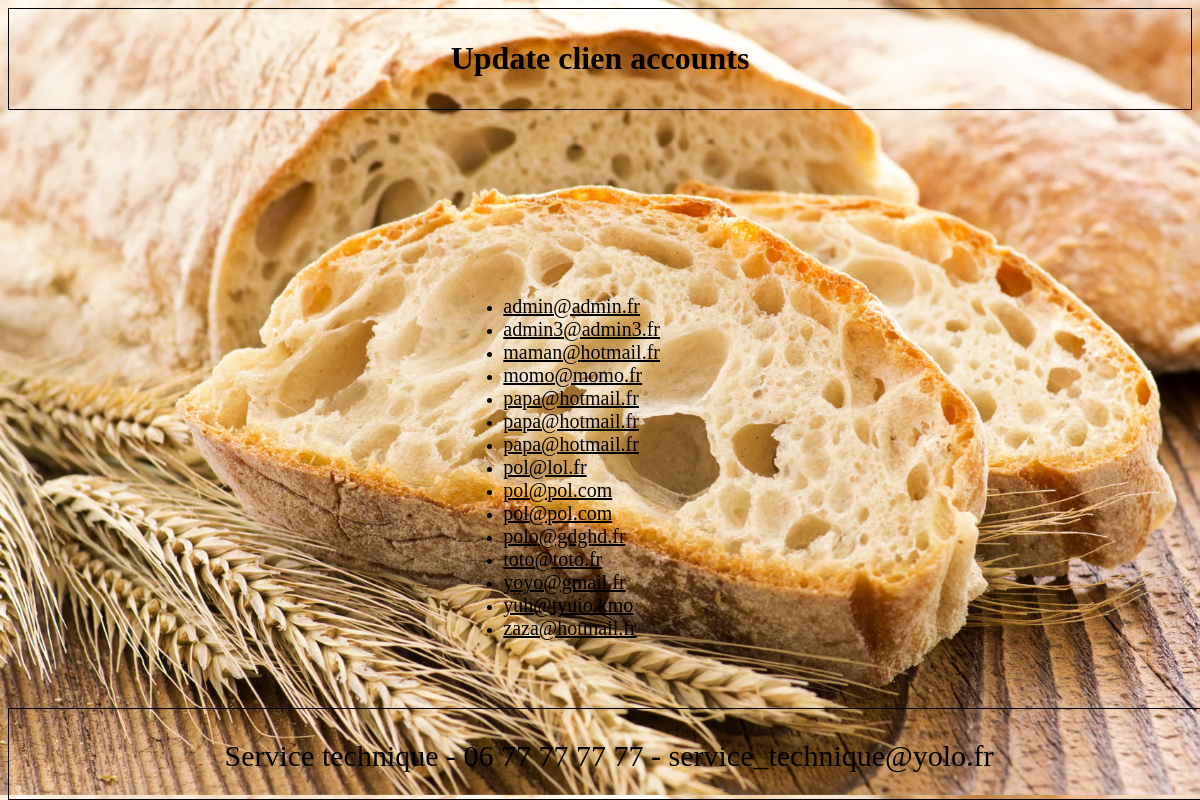
The app's page /admin_u_update.php with its own data.
### tables this page shows
CREATE TABLE `Users` (
  `id` smallint(5) UNSIGNED NOT NULL,
  `name` varchar(255) NOT NULL,
  `email` varchar(255) NOT NULL,
  `password` varchar(255) DEFAULT NULL,
  `is_admin` tinyint(1) NOT NULL DEFAULT '0'
);

### admin_u_update.php (the view, shortened to what this page needs)
<!DOCTYPE html>
<html>
 <head>
     <link rel="stylesheet" type="text/css" href="admin.css">
 </head>
 <header>
      <Center><h1>Update clien accounts</h1></Center>
 </header>
 <body>
 <?php
$db = new Connection();
$test = $db->getPDO();
?>
 <ul>
<?php if (!isset($_GET['id'])):
$allUsers =  getAllUsers($test);
echo "<div class='middle_bottom'>";
   foreach($allUsers as $key=>$line)
   {
 echo "<li><a href='admin_u_update.php?id=" . $line['id'] . "&name=" . $line['name'] . "&email=" . $line['email'] . "'>" . $line['email'] . "</a></li>";
   }
 echo "</div>";
endif; ?>
</ul>
<footer>
<div class="foot">
<center><p>Service technique - 06 77 77 77 77 - service_technique@yolo.fr</p></center>
</div>
</footer>
 </body>
</html>
<?php
function getAllUsers($test)
{
  $query = "SELECT * FROM Users ORDER BY email;";
try{
  $PDO_query = $test->query($query);
  $row_query = $PDO_query->fetchall();
}
catch (PDOException $e) {
      echo "PDO_query ERROR: " . $e->getMessage() . "\n";
    }
return $row_query;
}
?>

### admin.css (style rules this page uses)
li > a { font-size: 20px; color: black; }
header { color:black; border-style: solid; border-width: 1px; border-color: black; margin-left: auto; margin-right: auto; padding: 10px; font-family: "Times New Roman", Times; }
body { color:black; font-family: "Times New Roman", Times; background-image: url("image/admin.jpeg"); -webkit-background-size: cover; -moz-background-size: cover; -o-background-size: cover; background-size: cover; }
footer { border-style: solid; border-width: 1px; border-color: black; margin-left: auto; margin-right: auto; position: fixed; bottom: 0; width: 100%; height: 90px; }
.middle_bottom { position: absolute; right: 45%; bottom: 20%; }
.foot { margin-top: auto; margin-bottom: auto; float:center; color:black; font-family: "Times New Roman", Times; font-size: 30px; }

### records on screen
users: email "admin@admin.fr"
users: email "admin3@admin3.fr"
users: email "maman@hotmail.fr"
users: email "momo@momo.fr"
users: email "papa@hotmail.fr"
users: email "papa@hotmail.fr"
users: email "papa@hotmail.fr"
users: email "pol@lol.fr"
users: email "pol@pol.com"
users: email "pol@pol.com"
users: email "polo@gdghd.fr"
users: email "toto@toto.fr"
users: email "yoyo@gmail.fr"
users: email "yuh@tyuio.kmo"
users: email "zaza@hotmail.fr"
